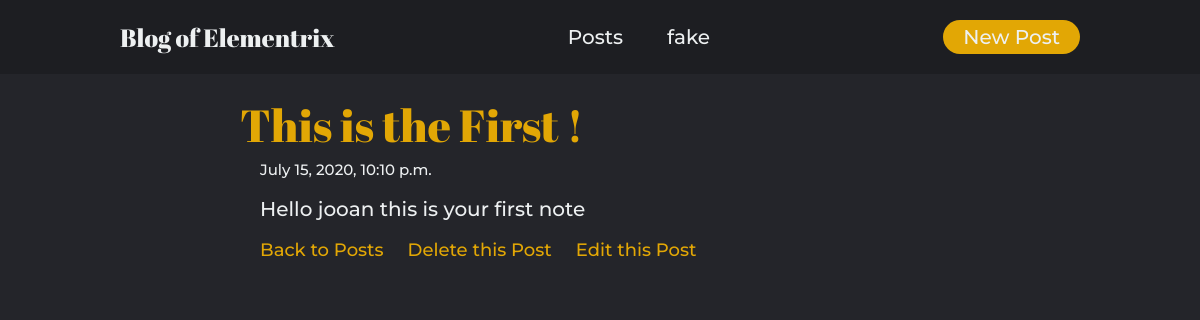
The app's page /post/1/ with its own data.
### blogPost/models.py (models this page shows, shortened)
class Post(models.Model):
    title = models.CharField(max_length=200)
    pub_date = models.DateTimeField('date published')
    body = models.TextField()

### blogPost/views.py (the view)
# urls.py: path('<int:post_id>/', views.detail, name='detail'),
def detail(request,post_id):
    post_detail = get_object_or_404(Post, pk=post_id)
    return render(request,'detail.html',{'post':post_detail})

### blogPost/templates/detail.html
{% extends 'base.html' %}
{% block content %}
        <div class="container">
            <h1>{{ post.title }}</h1>
            <p>{{ post.pub_date }}</p>
            <br>
            <h3>{{ post.body }}</h3>
            <br>
            <a href="{% url 'main' %}">Back to Posts</a>
            <a href="{% url 'delete' post.id%}">Delete this Post</a>
            <a href="{% url 'update' post.id%}">Edit this Post</a>
        </div>
{% endblock %}

### blogPost/static/css/main.css (style rules this page uses)
* { box-sizing: border-box; margin: 0; padding: 0; }
body { background-color: #24252A; }
li, a, button { font-family: 'Montserrat'; font-weight: 500; font-size: 20px; color: #edf0f1; text-decoration: none; }
.container { padding-top: 20px; margin-left: 20%; margin-right: 20%; border-bottom: #edf0f1; border-color: #edf0f1; }
.container h1 { font-family: 'Abril Fatface', cursive; font-weight: 500; font-size: 45px; color: rgba(226, 167, 5,1); }
.container h3 { font-family: 'Montserrat'; font-weight: 500; font-size: 20px; padding-left: 20px; color: #edf0f1; }
.container p { font-family: 'Montserrat'; font-weight: 500; font-size: 15px; padding-top: 5px; padding-left: 20px; color: #edf0f1; }
.container a { font-family: 'Montserrat'; font-weight: 500; font-size: 18px; padding-top: 5px; padding-left: 20px; color: rgba(226, 167, 5,1); }

### records on screen
Post: title "This is the First !", pub_date "July 15, 2020, 10:10 p.m.", body "Hello jooan this is your first note"
